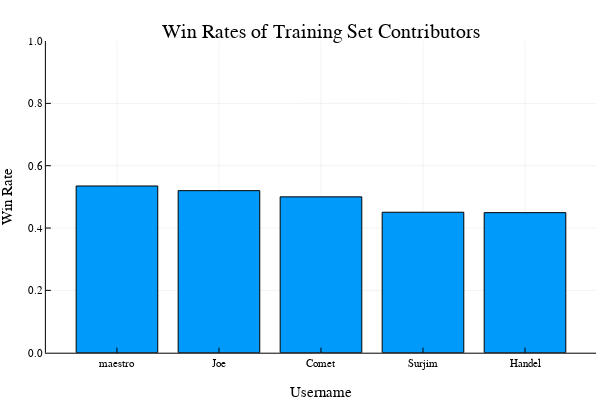

The cell this chart's notebook holds for it:
### Code cell
winrates_order = sortperm(player_stats[:,"win_rate"].*-1)

bar(
    player_stats[winrates_order,"win_rate"],
    xticks = (1:nrow(player_stats), player_stats[winrates_order,"username"]),
    ylims = (0,1),
    title = "Win Rates of Training Set Contributors",
    xlabel = "Username",
    ylabel = "Win Rate",
    legend = false
)

### Figure 1 — Plotly figure (JSON) as saved in the notebook; plotly's stock layout.template omitted (floating-point values rounded to 4 significant figures)
{"data": [{"fill": "tozeroy", "fillcolor": "rgba(0, 154, 250, 1.000)", "legendgroup": "y1", "line": {"color": "rgba(0, 0, 0, 1.000)", "dash": "solid", "width": 1}, "mode": "lines", "name": "y1", "showlegend": true, "type": "scatter", "x": [0.6, 0.6, 1.4, 1.4, 0.6, 0.6], "xaxis": "x1", "y": [0.5349, 0, 0, 0.5349, 0.5349, 0.5349], "yaxis": "y1"}, {"fill": "tozeroy", "fillcolor": "rgba(0, 154, 250, 1.000)", "legendgroup": "y1", "line": {"color": "rgba(0, 0, 0, 1.000)", "dash": "solid", "width": 1}, "mode": "lines", "name": "y1", "showlegend": false, "type": "scatter", "x": [1.6, 1.6, 2.4, 2.4, 1.6, 1.6], "xaxis": "x1", "y": [0.52, 0, 0, 0.52, 0.52, 0.52], "yaxis": "y1"}, {"fill": "tozeroy", "fillcolor": "rgba(0, 154, 250, 1.000)", "legendgroup": "y1", "line": {"color": "rgba(0, 0, 0, 1.000)", "dash": "solid", "width": 1}, "mode": "lines", "name": "y1", "showlegend": false, "type": "scatter", "x": [2.6, 2.6, 3.4, 3.4, 2.6, 2.6], "xaxis": "x1", "y": [0.5, 0, 0, 0.5, 0.5, 0.5], "yaxis": "y1"}, {"fill": "tozeroy", "fillcolor": "rgba(0, 154, 250, 1.000)", "legendgroup": "y1", "line": {"color": "rgba(0, 0, 0, 1.000)", "dash": "solid", "width": 1}, "mode": "lines", "name": "y1", "showlegend": false, "type": "scatter", "x": [3.6, 3.6, 4.4, 4.4, 3.6, 3.6], "xaxis": "x1", "y": [0.4506, 0, 0, 0.4506, 0.4506, 0.4506], "yaxis": "y1"}, {"fill": "tozeroy", "fillcolor": "rgba(0, 154, 250, 1.000)", "legendgroup": "y1", "line": {"color": "rgba(0, 0, 0, 1.000)", "dash": "solid", "width": 1}, "mode": "lines", "name": "y1", "showlegend": false, "type": "scatter", "x": [4.6, 4.6, 5.4, 5.4, 4.6, 4.6], "xaxis": "x1", "y": [0.4494, 0, 0, 0.4494, 0.4494, 0.4494], "yaxis": "y1"}, {"colorbar": {"title": ""}, "legendgroup": "y1", "marker": {"color": "rgba(0, 154, 250, 0.000)", "line": {"color": "rgba(0, 0, 0, 0.000)", "width": 1}, "size": 0, "symbol": "circle"}, "mode": "markers", "name": "y1", "showlegend": false, "type": "scatter", "x": [1, 2, 3, 4, 5], "xaxis": "x", "y": [0.5349, 0.52, 0.5, 0.4506, 0.4494], "yaxis": "y", "zmax": null, "zmin": null}], "layout": {"annotations": [{"font": {"color": "rgba(0, 0, 0, 1.000)", "family": "sans-serif", "size": 20}, "rotation": 0, "showarrow": false, "text": "Win Rates of Training Set Contributors", "x": 0.535, "xanchor": "center", "xref": "paper", "y": 1, "yanchor": "top", "yref": "paper"}], "height": 400, "margin": {"b": 20, "l": 0, "r": 0, "t": 20}, "paper_bgcolor": "rgba(255, 255, 255, 1.000)", "plot_bgcolor": "rgba(255, 255, 255, 1.000)", "showlegend": false, "width": 600, "xaxis": {"anchor": "y", "domain": [0.07647, 0.9934], "gridcolor": "rgba(0, 0, 0, 0.100)", "gridwidth": 0.5, "linecolor": "rgba(0, 0, 0, 1.000)", "mirror": false, "range": [0.3034, 5.697], "showgrid": true, "showline": true, "showticklabels": true, "tickangle": 0, "tickcolor": "rgb(0, 0, 0)", "tickfont": {"color": "rgba(0, 0, 0, 1.000)", "family": "sans-serif", "size": 11}, "tickmode": "array", "ticks": "inside", "ticktext": ["maestro", "Joe", "Comet", "Surjim", "Handel"], "tickvals": [1, 2, 3, 4, 5], "title": "Username", "titlefont": {"color": "rgba(0, 0, 0, 1.000)", "family": "sans-serif", "size": 15}, "type": "-", "visible": true, "zeroline": false, "zerolinecolor": "rgba(0, 0, 0, 1.000)"}, "yaxis": {"anchor": "x", "domain": [0.07581, 0.9415], "gridcolor": "rgba(0, 0, 0, 0.100)", "gridwidth": 0.5, "linecolor": "rgba(0, 0, 0, 1.000)", "mirror": false, "range": [0, 1], "showgrid": true, "showline": true, "showticklabels": true, "tickangle": 0, "tickcolor": "rgb(0, 0, 0)", "tickfont": {"color": "rgba(0, 0, 0, 1.000)", "family": "sans-serif", "size": 11}, "tickmode": "array", "ticks": "inside", "ticktext": ["0.0", "0.2", "0.4", "0.6", "0.8", "1.0"], "tickvals": [0, 0.2, 0.4, 0.6, 0.8, 1], "title": "Win Rate", "titlefont": {"color": "rgba(0, 0, 0, 1.000)", "family": "sans-serif", "size": 15}, "type": "-", "visible": true, "zeroline": false, "zerolinecolor": "rgba(0, 0, 0, 1.000)"}}}
